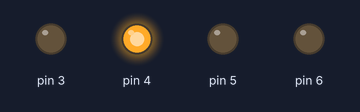
Recording of a sketch running on a simulated Arduino Uno, built with avr-gcc and run on an emulated ATmega328P. Shown: output pins drawn as LEDs (lit = HIGH).

Above: at 0.75 s.
At 1.35 s:
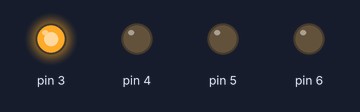
At 1.65 s:
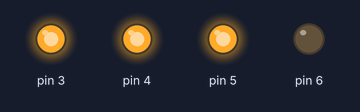
At 2.25 s:
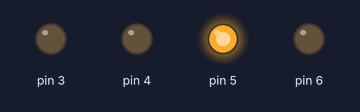
At 2.85 s:
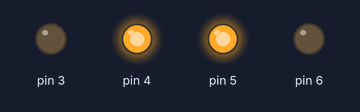
At 4.35 s:
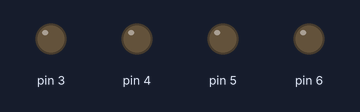
Timing chart, 0 to 4.7 s (numbered marks = the images above):
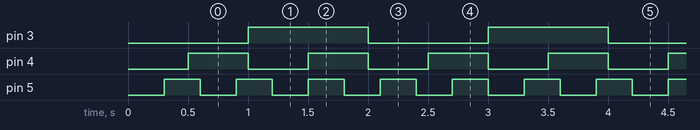

Measured:
- by itself, pin 3: alternates HIGH for 1.0 s and LOW for 1.0 s
- by itself, pin 4: alternates HIGH for 0.50 s and LOW for 0.50 s
- by itself, pin 5: alternates HIGH for 0.30 s and LOW for 0.30 s

The sketch:

SimpleTimer02.ino
```cpp
#include <SimpleTimer.h>
#include <Switch.h>
#include <Led.h>
Led leds[4]={Led(3),Led(4),Led(5),Led(6)};
SimpleTimer timer;
Switch btn(2);
void toggle_1000() {
  leds[0].toggle();
}
void toggle_500(){
  leds[1].toggle();
}
void toggle_300() {
  leds[2].toggle();
}
void toggle() {
  leds[3].toggle();
}
void setup() {
 timer.setInterval(1000,toggle_1000);
 timer.setInterval(500,toggle_500);
 timer.setInterval(300,toggle_300);
 btn.setCallback(toggle);
}

void loop() {
  timer.run();
  btn.check();


}
```
